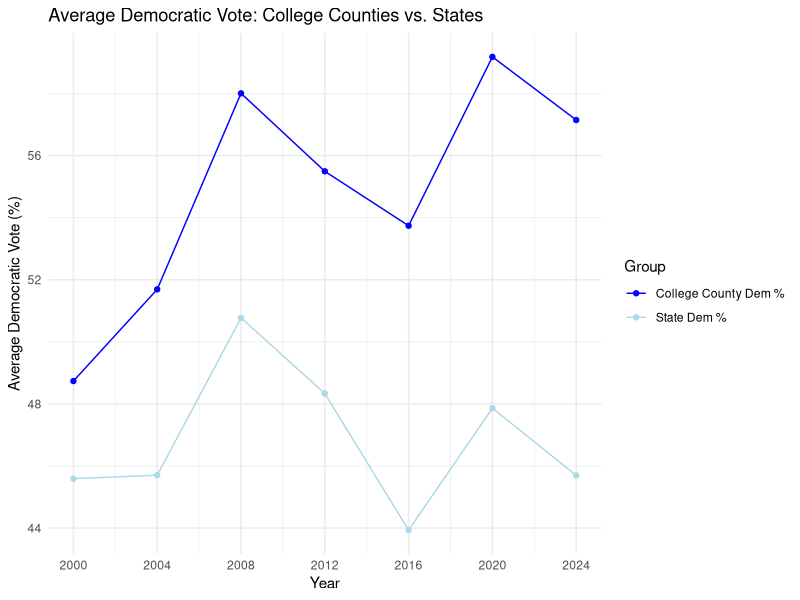

The R source for this figure:
## ---- chunk 1
library(tidyverse)
## ---- chunk 2
election_data <- read_csv("CollegeCountyParties.csv")
## ---- chunk 3
election_long <- election_data |>
  pivot_longer(
    cols = -c(Name, State, County),
    names_to = c("metric", "year"),
    names_pattern = "(.+)_(\\d{4})",
    values_to = "pct"
  ) |>
  mutate(year = as.integer(year))
  
  election_tidy <- election_long |>
  pivot_wider(names_from = metric, values_from = pct) |>
  rename(
    county_dem = D,    county_rep = R,
    state_dem  = STD,  state_rep  = STR,
    gap_dem    = DIFD, gap_rep    = DIFR
  ) |>
  mutate(
    county_margin = county_dem - county_rep,
    state_margin  = state_dem  - state_rep,
    margin_gap    = county_margin - state_margin
  )
## ---- chunk 4
model <- lm(margin_gap ~ year, data = election_tidy) 
summary(model)
### This model is looking at the gap of county_margin (county_dem - county_rep) minus the state margin (state_dem - state_rep). It shows that political divide among counties is increasing compared to the political divide in states.
### The gap between college counties and state voting margins has widened over time
### coefficients: intercept (-1338.3604, year 0.6734)
### This says that in a linear model of our data, there is an intercept at -1338.3604, and the line we are plotting has a slope of 0.6734. This intercept makes sense given our data begins at x=2000, and it also shows us that college parties have in fact drifted farther from their state over time. 
### residuals: min -47.092, 1q -11.212, median -0.171, 3q 13.047, max 41.296
### error(year) - 0.1199 t-value 5.616, Pr(>|t|) 4.06e-08
#### residual standard error: 17.77 on 341 degrees of freedom
### multiple r squared: 0.08466 adjusted r squared: 0.08197 
### -> 8.197% of the change in the gap is explained by the time change, so this may not be the best argument to make 
### F-statistic: 31.54 on 1 and df, p-value: 4.062e-08
### while time may not explain the increase, the margin has grown by about 2.7 every year. 

model <- lm(gap_dem ~ year, data = election_tidy)
summary(model)

### coefficients: intercept (-677.31696, year 0.34062)
### This says that in a linear model of our data, there is an intercept at -677.31696, and the line increase by about 0.34062 every year. Given that an election occurs every 4 years, this means that the gap between college counties and their states' democratic vote percentage points increases by about 1.36248 every election. 
### residuals: min -23.0432, 1q -5.6270, median -0.0958, 3q 6.3831, max 21.518
###error(year) 0.06034, t-value 5.645, Pr(>|t|) 3.49e-08
###residual standard error: 8.941 on 341 degrees of freedom
### multiple r squared 0.08545, adjusted r-squared 0.08277
### -> 8.277% of the change in the gap of democratic votes can be explained by time
### F-statistic, 31.86 on 1 and 341 DF, p-value 3.488e-08
###It would be misleading to just claim that the difference is growing without showing that the value is not the highest, but about 1.4 percentage points of difference every election can be an interesting statistic. 
## ---- chunk 5
# Filter to only DIFD rows
difd_data <- election_long[election_long$metric == "DIFD", ]
# Run one-sample t-test against mu = 0
t_test_difd <- t.test(
  difd_data$pct,   
  mu = 0,
  alternative = "greater"  # you expect college counties to be MORE Democratic than the state
)

t_test_difd
## ---- chunk 6
difd_mean_stats <- difd_data |> 
  summarise(
    mean_pct = mean(pct),
    sd_pct = sd(pct),
    n = n()
  )

difd_mean_stats
#mean = 8.013207
#sd = 9.335507
#n = 343
## ---- chunk 7
difd_mean_stats <- difd_mean_stats |>
  mutate(
    se_pct = sd_pct / sqrt(343)
  )

difd_mean_stats
## ---- chunk 8
difd_mean_stats <- difd_mean_stats |>
  mutate(
    t_critical = qt(0.975, df = n - 1),
    margin_error = t_critical * se_pct,
    ci_lower = mean_pct - margin_error,
    ci_upper = mean_pct + margin_error
  )

difd_mean_stats |>
  select(mean_pct, margin_error, ci_lower, ci_upper)

### mean pct 8.013207
### moe : 0.9914677
### ci lower: 7.021739
### ci upper: 9.004675
### We are 95% confident that the true difference in democratic voting percentage points between a college county and its state is between about 7.02 and 9.00. 
## ---- chunk 9
library(dplyr)
library(ggplot2)

# Filter to just D and STD, then compute averages by year
avg_dem <- election_long %>%
  filter(metric %in% c("D", "STD")) %>%
  group_by(year, metric) %>%
  summarise(avg_pct = mean(pct, na.rm = TRUE), .groups = "drop")

# Plot
ggplot(avg_dem, aes(x = year, y = avg_pct, color = metric)) +
  geom_line() +
  geom_point() +
  scale_color_manual(
    values = c("D" = "blue", "STD" = "lightblue"),
    labels = c("D" = "College County Dem %", "STD" = "State Dem %")
  ) +
  scale_x_continuous(breaks = seq(2000, 2024, by = 4)) +
  labs(
    title = "Average Democratic Vote: College Counties vs. States",
    x = "Year",
    y = "Average Democratic Vote (%)",
    color = "Group"
  ) +
  theme_minimal()
